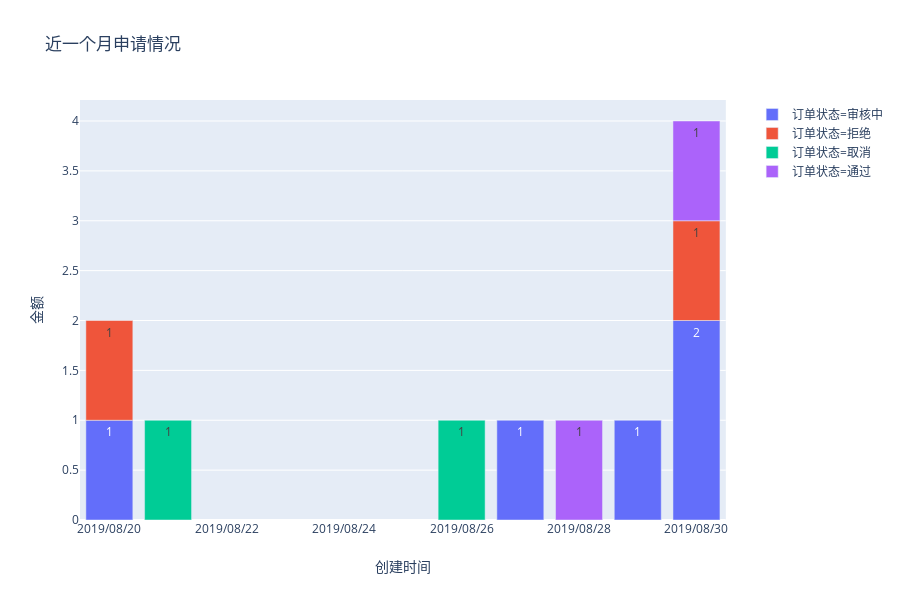

The code cell stored with this chart in its notebook:
### Code cell
import plotly.express as px1
fig1 = px1.bar(df1,title='近一个月申请情况', 
             x='dt',
             y='order_count',
             color='status_text',
             labels={'dt':'创建时间',"status_text":"订单状态",'order_count':'订单数量'},
             hover_name='status_text',
             text='order_count'
            )
fig1.update_xaxes(title='创建时间',tickformat='%Y/%m/%d')
fig1.update_yaxes(title='金额',tickformat=',')
fig1.show()

### Figure 1 — Plotly figure (JSON) as saved in the notebook; plotly's stock layout.template omitted (floating-point values rounded to 4 significant figures)
{"data": [{"alignmentgroup": "True", "hoverlabel": {"namelength": 0}, "hovertemplate": "<b>%{hovertext}</b><br><br>订单状态=审核中<br>创建时间=%{x}<br>订单数量=%{text}", "hovertext": ["审核中", "审核中", "审核中", "审核中"], "legendgroup": "订单状态=审核中", "marker": {"color": "#636efa"}, "name": "订单状态=审核中", "offsetgroup": "订单状态=审核中", "orientation": "v", "showlegend": true, "text": [1, 1, 1, 2], "textposition": "auto", "type": "bar", "x": ["2019-08-20", "2019-08-27", "2019-08-29", "2019-08-30"], "xaxis": "x", "y": [1, 1, 1, 2], "yaxis": "y"}, {"alignmentgroup": "True", "hoverlabel": {"namelength": 0}, "hovertemplate": "<b>%{hovertext}</b><br><br>订单状态=拒绝<br>创建时间=%{x}<br>订单数量=%{text}", "hovertext": ["拒绝", "拒绝"], "legendgroup": "订单状态=拒绝", "marker": {"color": "#EF553B"}, "name": "订单状态=拒绝", "offsetgroup": "订单状态=拒绝", "orientation": "v", "showlegend": true, "text": [1, 1], "textposition": "auto", "type": "bar", "x": ["2019-08-20", "2019-08-30"], "xaxis": "x", "y": [1, 1], "yaxis": "y"}, {"alignmentgroup": "True", "hoverlabel": {"namelength": 0}, "hovertemplate": "<b>%{hovertext}</b><br><br>订单状态=取消<br>创建时间=%{x}<br>订单数量=%{text}", "hovertext": ["取消", "取消"], "legendgroup": "订单状态=取消", "marker": {"color": "#00cc96"}, "name": "订单状态=取消", "offsetgroup": "订单状态=取消", "orientation": "v", "showlegend": true, "text": [1, 1], "textposition": "auto", "type": "bar", "x": ["2019-08-21", "2019-08-26"], "xaxis": "x", "y": [1, 1], "yaxis": "y"}, {"alignmentgroup": "True", "hoverlabel": {"namelength": 0}, "hovertemplate": "<b>%{hovertext}</b><br><br>订单状态=通过<br>创建时间=%{x}<br>订单数量=%{text}", "hovertext": ["通过", "通过"], "legendgroup": "订单状态=通过", "marker": {"color": "#ab63fa"}, "name": "订单状态=通过", "offsetgroup": "订单状态=通过", "orientation": "v", "showlegend": true, "text": [1, 1], "textposition": "auto", "type": "bar", "x": ["2019-08-28", "2019-08-30"], "xaxis": "x", "y": [1, 1], "yaxis": "y"}], "layout": {"barmode": "relative", "height": 600, "legend": {"tracegroupgap": 0}, "title": {"text": "近一个月申请情况"}, "xaxis": {"anchor": "y", "domain": [0, 0.98], "tickformat": "%Y/%m/%d", "title": {"text": "创建时间"}}, "yaxis": {"anchor": "x", "domain": [0, 1], "tickformat": ",", "title": {"text": "金额"}}}}
